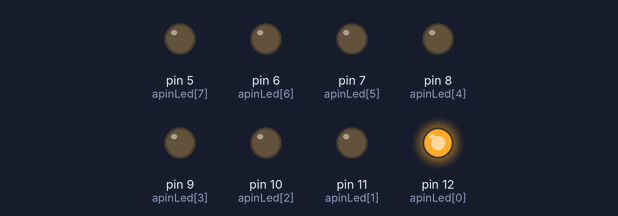
Simulated run of this sketch. Board: Arduino Uno, built with avr-gcc and run on an emulated ATmega328P. Shown: output pins drawn as LEDs (lit = HIGH).

Above: at 0.5 s.
At 1.5 s:
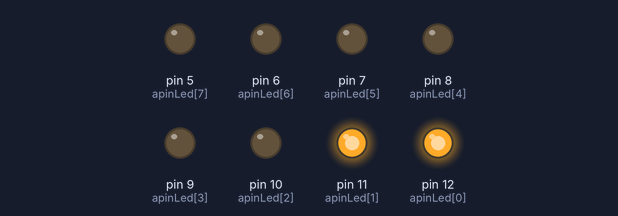
At 2.5 s:
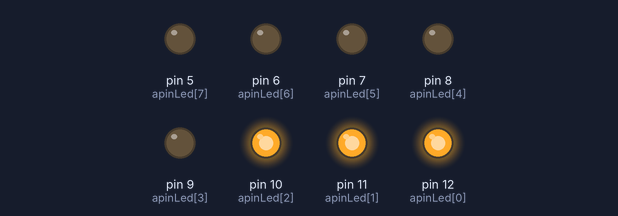
At 4.5 s:
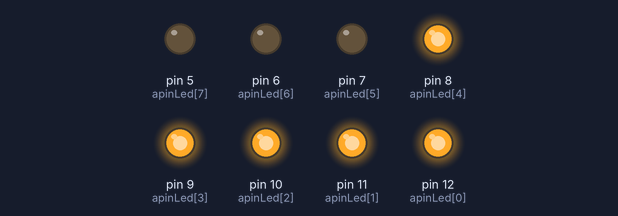
At 8.0 s:
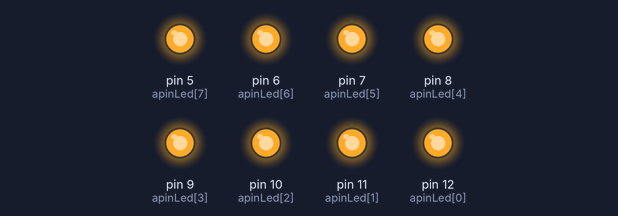
At 10.2 s:
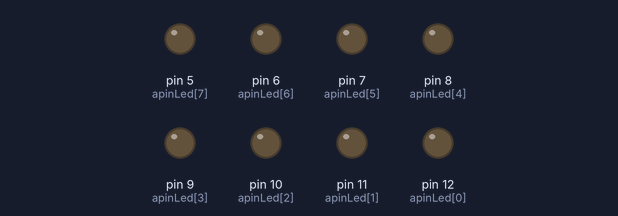
Timing chart, 0 to 14.0 s (numbered marks = the images above):
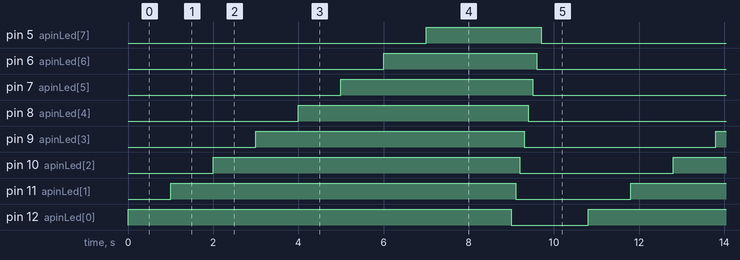

The sketch:

02_LED_array.ino
```cpp
int apinLed[8] = {12, 11, 10, 9, 8, 7, 6, 5};

void setup() {
  // put your setup code here, to run once:
  for(int i = 0; i<8; ++i)
  {
      pinMode(apinLed[i], OUTPUT);
  }
}

void loop() {
  // put your main code here, to run repeatedly:
  int i;
  for(i = 0; i<8; ++i)
  {
    digitalWrite(apinLed[i], HIGH);   // LED ON
    delay(1000);
  }
  delay(1000);
  for(i = 0; i<8; ++i)
  {
    digitalWrite(apinLed[i], LOW);   // LED OFF
    delay(100);
  }
  delay(1000);
}
```

Measured:
- by itself, pin 5 (apinLed[7]): alternates HIGH for 2.7 s and LOW for 8.1 s
- by itself, pin 6 (apinLed[6]): alternates HIGH for 3.6 s and LOW for 7.2 s
- by itself, pin 7 (apinLed[5]): alternates HIGH for 4.5 s and LOW for 6.3 s
- by itself, pin 8 (apinLed[4]): alternates HIGH for 5.4 s and LOW for 5.4 s
- by itself, pin 9 (apinLed[3]): alternates HIGH for 6.3 s and LOW for 4.5 s
- by itself, pin 10 (apinLed[2]): alternates HIGH for 7.2 s and LOW for 3.6 s
- by itself, pin 11 (apinLed[1]): alternates HIGH for 8.1 s and LOW for 2.7 s
- by itself, pin 12 (apinLed[0]): alternates HIGH for 9.0 s and LOW for 1.8 s
